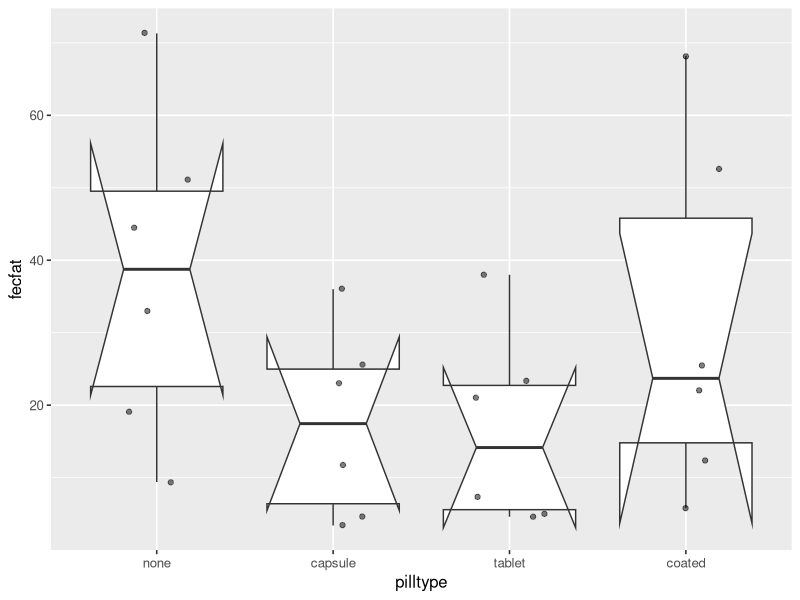
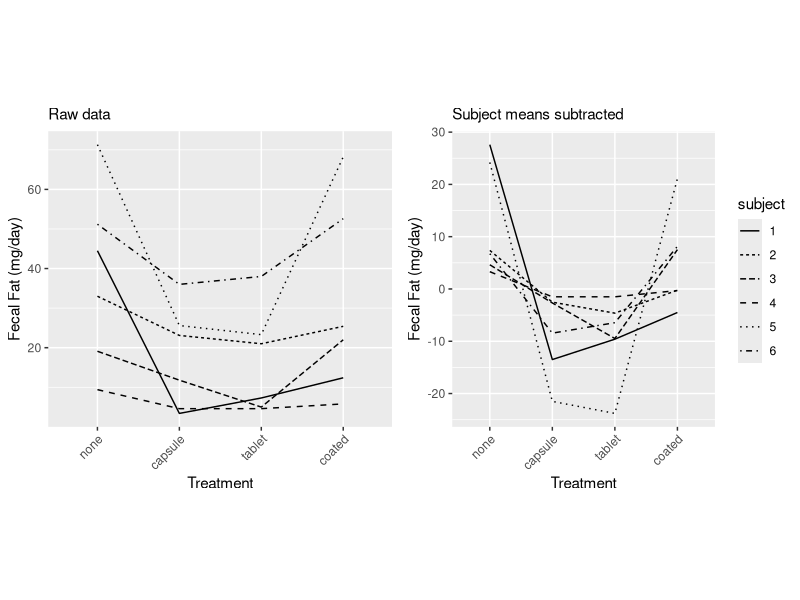
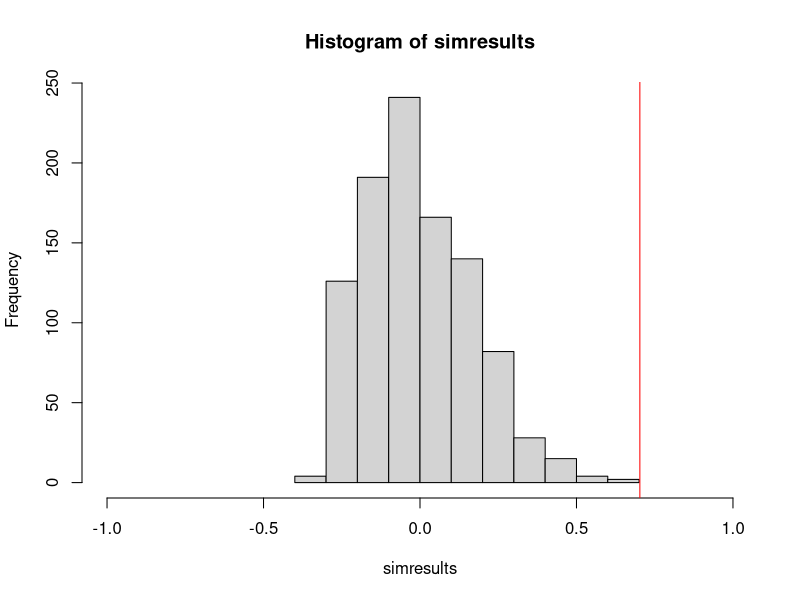

These charts were generated, in order, by the following R code:
## ---- chunk 1
library(readr)
library(dplyr)
dat <- read_csv("fecfat.csv") %>%
  mutate(pilltype = factor(pilltype, levels=c("none", "capsule", "tablet", "coated"))) %>%
  mutate(subject = factor(subject))
## ---- chunk 2
library(ggplot2)
ggplot(dat, aes(x = pilltype, y = fecfat)) +
  geom_boxplot(notch = TRUE, outlier.shape = NA) +
  geom_jitter(width = 0.2, alpha = 0.5) +
  theme_grey(base_size = 12) +
  theme(legend.position = "none")
## ---- chunk 3
dat <- dat %>% group_by(subject) %>% 
  mutate(fecfatminusmean = fecfat - mean(fecfat)) %>%
  ungroup() %>%
  mutate(fecfatminusmean2 = residuals(lm(fecfat ~ subject, data = .)))
## ---- chunk 4
p1 <- ggplot(dat, aes(x = pilltype, y = fecfat, group = subject, lty = subject)) +
  geom_line() +
  labs(subtitle = "Raw data") +
  theme(axis.text.x = element_text(angle = 45, vjust = 1, hjust=1)) +
  xlab("Treatment") + ylab("Fecal Fat (mg/day)") +
  theme(legend.position = "none")
p2 <- ggplot(dat, aes(x = pilltype, y = fecfatminusmean, group = subject, lty = subject)) +
  geom_line() +
  labs(subtitle = "Subject means subtracted") +
  theme(axis.text.x = element_text(angle = 45, vjust = 1, hjust=1)) +
  xlab("Treatment") + ylab("Fecal Fat (mg/day)")
library(gridExtra)
grid.arrange(p1, p2, ncol=2, respect=TRUE)
## ---- chunk 5
library(tidyr)
dat %>%
  select(-starts_with("fecfatminus")) %>%
  pivot_wider(names_from =pilltype, values_from = fecfat) %>%
  select(-subject)
## ---- chunk 6
ICCfun <- function(x) {
  fit2way <- lm(fecfat ~ subject + pilltype, data = x)
  subjvar_uncorrected <- x %>% group_by(subject) %>%
    summarize(MEAN = mean(fecfat), .groups = "drop") %>%
    pull(MEAN) %>%
    var()
  correction <- sum(residuals(fit2way) ^ 2) / 15 / 4
  subjvar <- subjvar_uncorrected - correction
  residualvar <- sum(residuals(fit2way) ^ 2) / 15
  ICC <- subjvar / (subjvar + residualvar)
  output <- c(subjvar, residualvar, ICC)
  names(output) <- c("subjectvar", "residualvar", "ICC")
  return(output)
}
ICCfun(dat)
## ---- chunk 7
set.seed(1)
datrand <- dat %>% 
  group_by(pilltype) %>%
  mutate(subject = sample(subject)) %>%
  arrange(subject)
## ---- chunk 8
ICCfun(dat)
ICCfun(datrand)
## ---- chunk 9
simulateData <- function(x){
  x %>%
  group_by(pilltype) %>%
  mutate(subject = sample(subject)) %>%
  arrange(subject)
}
## ---- chunk 10
set.seed(1)
simresults <- replicate(n=999, ICCfun(simulateData(dat))[3])
## ---- chunk 11
hist(simresults, xlim = c(-1, 1))
abline(v = ICCfun(dat), col = "red")
## ---- chunk 12
sum(simresults > ICCfun(dat))
